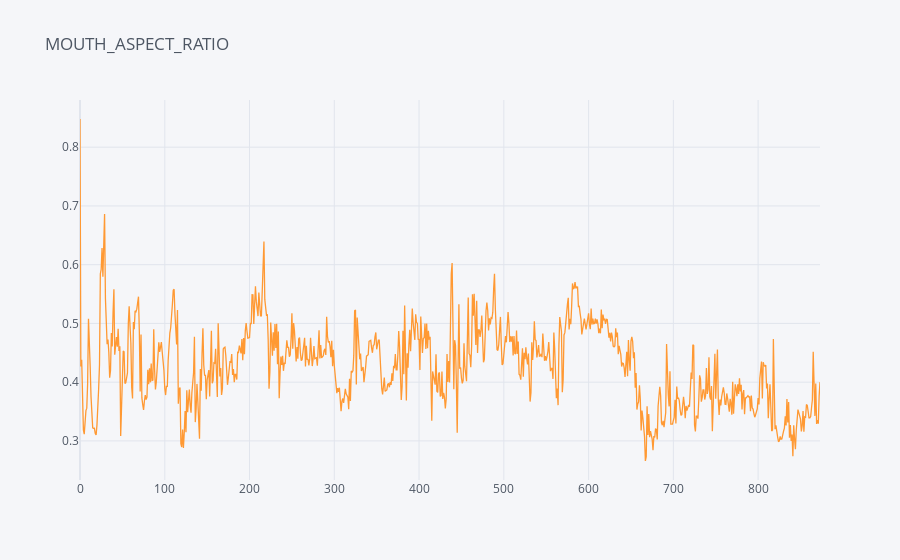

The notebook cell this image was saved under:
### Markdown cell above
# Plotting for Mouth Aspect Ratio

### Code cell
colname2=['MAR','frames']
d2=pd.read_csv('mar.csv',names=colname2)
d2.to_csv('mar.csv',index=False)
d2['frames']=d2.index
d2.iplot(kind='scatter',x="frames",y="MAR",title='MOUTH_ASPECT_RATIO',
       labels={
           'frames':"FRAMES",
           'EAR':"Aspect Ratio"
       },)

### Figure 1 — Plotly figure (JSON) as saved in the notebook; plotly's stock layout.template omitted (floating-point values rounded to 4 significant figures; data arrays with more than 128 entries replaced by an {"elided": "..."} marker saying what was removed)
{"data": [{"line": {"color": "rgba(255, 153, 51, 1.0)", "dash": "solid", "shape": "linear", "width": 1.3}, "mode": "lines", "name": "MAR", "text": "", "type": "scatter", "x": {"elided": "874 int values"}, "y": {"elided": "874 float values"}}], "layout": {"legend": {"bgcolor": "#F5F6F9", "font": {"color": "#4D5663"}}, "paper_bgcolor": "#F5F6F9", "plot_bgcolor": "#F5F6F9", "title": {"font": {"color": "#4D5663"}, "text": "MOUTH_ASPECT_RATIO"}, "xaxis": {"gridcolor": "#E1E5ED", "showgrid": true, "tickfont": {"color": "#4D5663"}, "title": {"font": {"color": "#4D5663"}, "text": ""}, "zerolinecolor": "#E1E5ED"}, "yaxis": {"gridcolor": "#E1E5ED", "showgrid": true, "tickfont": {"color": "#4D5663"}, "title": {"font": {"color": "#4D5663"}, "text": ""}, "zerolinecolor": "#E1E5ED"}}}
